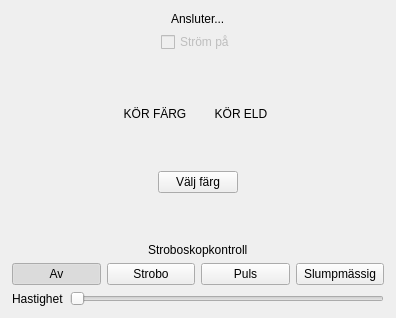
<?xml version="1.0" encoding="UTF-8"?>
<ui version="4.0">
 <class>MainWindow</class>
 <widget class="QMainWindow" name="MainWindow">
  <property name="geometry">
   <rect>
    <x>0</x>
    <y>0</y>
    <width>396</width>
    <height>318</height>
   </rect>
  </property>
  <property name="windowTitle">
   <string>ADJ Fog Fury Jett</string>
  </property>
  <widget class="QWidget" name="centralwidget">
   <layout class="QGridLayout" name="gridLayout_2">
    <property name="leftMargin">
     <number>12</number>
    </property>
    <property name="topMargin">
     <number>12</number>
    </property>
    <property name="rightMargin">
     <number>12</number>
    </property>
    <property name="bottomMargin">
     <number>12</number>
    </property>
    <item row="0" column="0">
     <layout class="QVBoxLayout" name="verticalLayout_4">
      <item alignment="Qt::AlignHCenter">
       <widget class="QLabel" name="b">
        <property name="text">
         <string>Ansluter...</string>
        </property>
       </widget>
      </item>
      <item alignment="Qt::AlignHCenter">
       <widget class="QCheckBox" name="power">
        <property name="enabled">
         <bool>false</bool>
        </property>
        <property name="text">
         <string>Ström på</string>
        </property>
       </widget>
      </item>
      <item>
       <spacer name="verticalSpacer_2">
        <property name="orientation">
         <enum>Qt::Vertical</enum>
        </property>
        <property name="sizeHint" stdset="0">
         <size>
          <width>20</width>
          <height>40</height>
         </size>
        </property>
       </spacer>
      </item>
      <item>
       <layout class="QGridLayout" name="gridLayout">
        <item row="1" column="0">
         <spacer name="horizontalSpacer">
          <property name="orientation">
           <enum>Qt::Horizontal</enum>
          </property>
          <property name="sizeHint" stdset="0">
           <size>
            <width>40</width>
            <height>20</height>
           </size>
          </property>
         </spacer>
        </item>
        <item row="2" column="1">
         <spacer name="verticalSpacer_3">
          <property name="orientation">
           <enum>Qt::Vertical</enum>
          </property>
          <property name="sizeHint" stdset="0">
           <size>
            <width>20</width>
            <height>40</height>
           </size>
          </property>
         </spacer>
        </item>
        <item row="1" column="1">
         <layout class="QHBoxLayout" name="horizontalLayout_7">
          <item>
           <widget class="QPushButton" name="btn">
            <property name="text">
             <string>KÖR FÄRG</string>
            </property>
            <property name="checkable">
             <bool>true</bool>
            </property>
            <property name="autoExclusive">
             <bool>false</bool>
            </property>
            <property name="flat">
             <bool>true</bool>
            </property>
           </widget>
          </item>
          <item>
           <widget class="QPushButton" name="btn2">
            <property name="text">
             <string>KÖR ELD</string>
            </property>
            <property name="checkable">
             <bool>true</bool>
            </property>
            <property name="autoExclusive">
             <bool>false</bool>
            </property>
            <property name="flat">
             <bool>true</bool>
            </property>
           </widget>
          </item>
         </layout>
        </item>
        <item row="1" column="2">
         <spacer name="horizontalSpacer_2">
          <property name="orientation">
           <enum>Qt::Horizontal</enum>
          </property>
          <property name="sizeHint" stdset="0">
           <size>
            <width>40</width>
            <height>20</height>
           </size>
          </property>
         </spacer>
        </item>
       </layout>
      </item>
      <item>
       <layout class="QHBoxLayout" name="horizontalLayout_8">
        <item>
         <spacer name="horizontalSpacer_3">
          <property name="orientation">
           <enum>Qt::Horizontal</enum>
          </property>
          <property name="sizeHint" stdset="0">
           <size>
            <width>40</width>
            <height>20</height>
           </size>
          </property>
         </spacer>
        </item>
        <item>
         <widget class="QPushButton" name="colorbtn">
          <property name="text">
           <string>Välj färg</string>
          </property>
         </widget>
        </item>
        <item>
         <spacer name="horizontalSpacer_4">
          <property name="orientation">
           <enum>Qt::Horizontal</enum>
          </property>
          <property name="sizeHint" stdset="0">
           <size>
            <width>40</width>
            <height>20</height>
           </size>
          </property>
         </spacer>
        </item>
       </layout>
      </item>
      <item>
       <spacer name="verticalSpacer">
        <property name="orientation">
         <enum>Qt::Vertical</enum>
        </property>
        <property name="sizeHint" stdset="0">
         <size>
          <width>20</width>
          <height>40</height>
         </size>
        </property>
       </spacer>
      </item>
      <item alignment="Qt::AlignHCenter">
       <widget class="QLabel" name="label">
        <property name="text">
         <string>Stroboskopkontroll</string>
        </property>
       </widget>
      </item>
      <item>
       <layout class="QHBoxLayout" name="horizontalLayout">
        <item>
         <widget class="QPushButton" name="strobeOffBtn">
          <property name="text">
           <string>Av</string>
          </property>
          <property name="checkable">
           <bool>true</bool>
          </property>
          <property name="checked">
           <bool>true</bool>
          </property>
          <property name="autoExclusive">
           <bool>true</bool>
          </property>
         </widget>
        </item>
        <item>
         <widget class="QPushButton" name="strobeOnBtn">
          <property name="text">
           <string>Strobo</string>
          </property>
          <property name="checkable">
           <bool>true</bool>
          </property>
          <property name="autoExclusive">
           <bool>true</bool>
          </property>
         </widget>
        </item>
        <item>
         <widget class="QPushButton" name="strobePulseBtn">
          <property name="text">
           <string>Puls</string>
          </property>
          <property name="checkable">
           <bool>true</bool>
          </property>
          <property name="autoExclusive">
           <bool>true</bool>
          </property>
         </widget>
        </item>
        <item>
         <widget class="QPushButton" name="strobeRandomBtn">
          <property name="text">
           <string>Slumpmässig</string>
          </property>
          <property name="checkable">
           <bool>true</bool>
          </property>
          <property name="autoExclusive">
           <bool>true</bool>
          </property>
         </widget>
        </item>
       </layout>
      </item>
      <item>
       <layout class="QHBoxLayout" name="horizontalLayout_3">
        <item>
         <widget class="QLabel" name="label_2">
          <property name="text">
           <string>Hastighet</string>
          </property>
         </widget>
        </item>
        <item>
         <widget class="QSlider" name="strobeslider">
          <property name="orientation">
           <enum>Qt::Horizontal</enum>
          </property>
         </widget>
        </item>
       </layout>
      </item>
     </layout>
    </item>
   </layout>
  </widget>
 </widget>
 <resources/>
 <connections/>
</ui>
